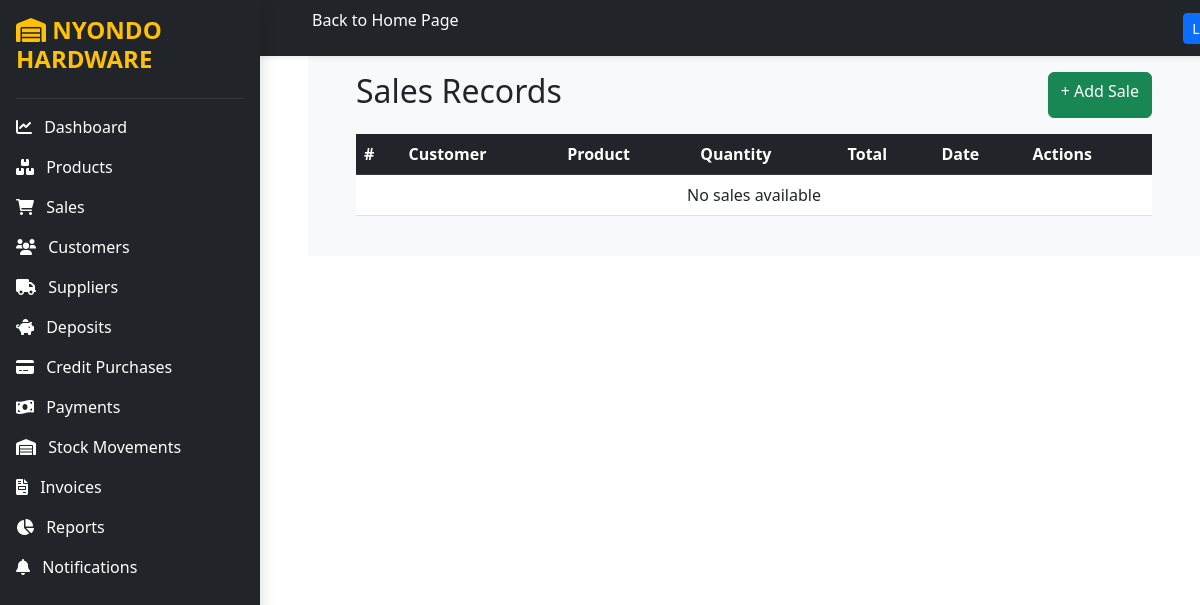
Before: /sales/ with the older database file.
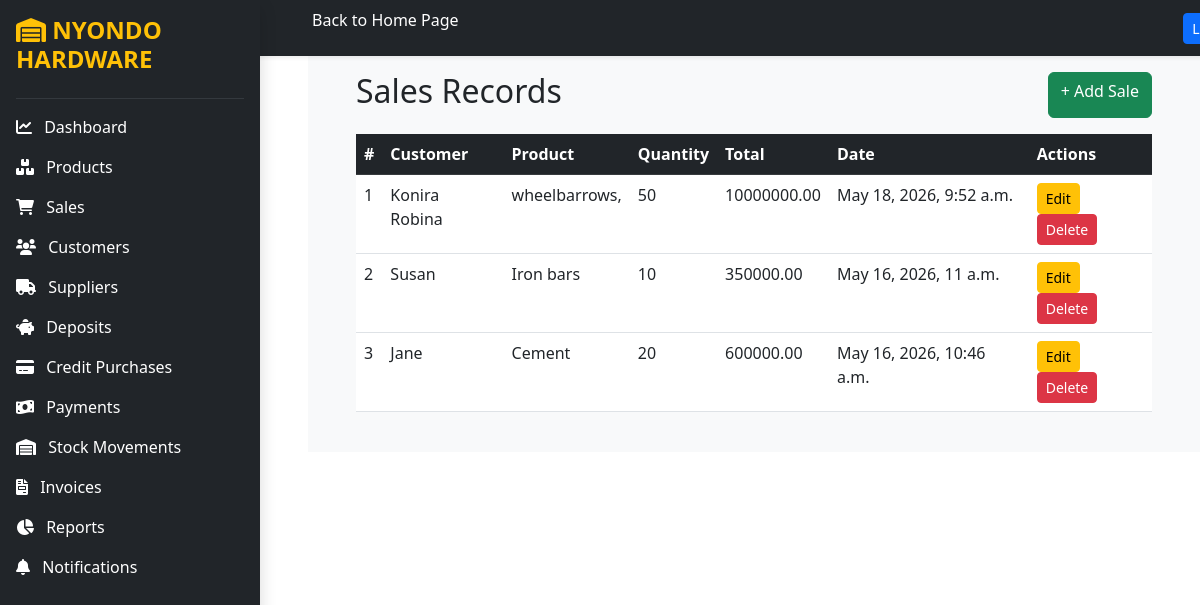
After: the same page with the newer database file.
### core/models.py (models this page shows, shortened)
class Sale(models.Model):
    CUSTOMER_TYPES = (
        ('Retail', 'Retail'),
        ('Wholesale', 'Wholesale'),
    )
    date = models.DateTimeField(auto_now_add=True)
    sales_representative = models.CharField( max_length=200,validators=[MinLengthValidator(3)])
    customer_name = models.CharField(max_length=200,validators=[MinLengthValidator(3)])
    address = models.CharField(max_length=200,validators=[MinLengthValidator(3)])
    phone_number = models.CharField(max_length=20,validators=[phone_validator])
    customer_type = models.CharField(max_length=20,choices=CUSTOMER_TYPES)
    product_name = models.ForeignKey(Product,on_delete=models.CASCADE)
    quantity = models.IntegerField(validators=[MinValueValidator(1)])
    selling_price = models.DecimalField(max_digits=10,decimal_places=2,validators=[MinValueValidator(0)])
    total_amount = models.DecimalField(max_digits=10,decimal_places=2,validators=[MinValueValidator(0)])
    transport_fee = models.DecimalField(max_digits=10,decimal_places=2,validators=[MinValueValidator(0)])

class Product(models.Model):
    name = models.CharField(max_length=100,validators=[MinLengthValidator(2)])
    category = models.CharField(max_length=100,validators=[MinLengthValidator(2)])
    unit_cost = models.DecimalField(max_digits=10,decimal_places=2,validators=[MinValueValidator(0)])
    selling_price = models.DecimalField(max_digits=10,decimal_places=2,validators=[MinValueValidator(0)])
    stock_quantity = models.IntegerField(validators=[MinValueValidator(0)])
    def __str__(self):
        return self.name

### core/views.py (the view)
# urls.py: path('sales/',views.sales,name='sales'),
def sales(request):
    sales = Sale.objects.all().order_by('-date')
    context = {'sales': sales}
    return render( request,'sales.html',context)

### core/templates/sales.html
{% extends 'base.html' %}
{% block content %}
<div class="container mt-5">
    <div class="container mt-5">
        <div class="d-flex justify-content-between mb-3">
            <h2>Sales Records</h2>
            <a href="{% url 'add_sales' %}" class="btn btn-success">+ Add Sale</a>
        </div>
        <div class="card-body table-responsive">
            <table class="table table-hover">
                <thead class="table-dark">
                    <tr>
                        <th>#</th>
                        <th>Customer</th>
                        <th>Product</th>
                        <th>Quantity</th>
                        <th>Total</th>
                        <th>Date</th>
                        <th>Actions</th>
                    </tr>
                </thead>
                <tbody>
                    {% for sale in sales %}
                    <tr>
                        <td>{{ forloop.counter }}</td>
                        <td>{{ sale.customer_name }}</td>
                        <td>{{ sale.product_name }}</td>
                        <td>{{ sale.quantity }}</td>
                        <td>{{ sale.total_amount }}</td>
                        <td>{{ sale.date }}</td>
                        <td>
                            <a href="{% url 'edit_sale' sale.id %}" class="btn btn-warning btn-sm"> Edit</a>
                            <a href="{% url 'delete_sale' sale.id %}" class="btn btn-danger btn-sm"
                                onclick="return confirm('Delete this sale?')"> Delete</a>
                        </td>
                    </tr>
                    {% empty %}
                    <tr>
                        <td colspan="7" class="text-center">
                            No sales available
                        </td>
                    </tr>
                    {% endfor %}
                </tbody>
            </table>
        </div>
    </div>
</div>
{% endblock %}

### core/templates/base.html (shortened to what this page needs)
<!doctype html>
<html>
<head>
  <link href="https://cdn.jsdelivr.net/npm/bootstrap@5.3.0/dist/css/bootstrap.min.css" rel="stylesheet" />
  <link rel="stylesheet" href="https://cdnjs.cloudflare.com/ajax/libs/font-awesome/6.0.0/css/all.min.css" />
</head>
<body>
  <div>
    <div style="position: fixed; margin-left: 250px; width: 1000px">
      <nav class="navbar navbar-expand-lg navbar-dark bg-dark shadow-sm">
        <div class="container-fluid">
          <div class="collapse navbar-collapse" id="navbarContent" style="margin-left: 50px">
            <a href="/" class="text-white text-decoration-none d-block mb-3">Back to Home Page</a>
            <ul class="navbar-nav ms-auto align-items-center">
              {% if user.is_authenticated %}
              <li class="nav-item me-3">
                <a class="nav-link position-relative" href="{% url 'notifications' %}">
                  <i class="fas fa-bell"></i>
                  Notifications {% if unread_notifications_count > 0 %}
                  <span class="position-absolute top-0 start-100 translate-middle badge rounded-pill bg-danger">
                    {{ unread_notifications_count }}
                  </span>
                  {% endif %}
                </a>
              </li>
              <li class="nav-item me-3">
                <span class="nav-link text-warning">
                  Welcome, {{ request.user.username }}
                </span>
              </li>
              <li class="nav-item">
                <a class="btn btn-danger btn-sm" href="{% url 'logout' %}">
                  Logout
                </a>
              </li>
              {% else %}
              <li class="nav-item">
                <a class="btn btn-primary btn-sm" href="{% url 'login' %}">
                  Login
                </a>
              </li>
              {% endif %}
            </ul>
          </div>
        </div>
      </nav>
    </div>
    <div class="d-flex">
      <div class="d-flex">
        <div class="d-flex">
          <div class="bg-dark text-white p-3 vh-100 shadow" style="width: 260px; position: fixed">
            <h4 class="fw-bold text-warning mb-4">
              <i class="fas fa-warehouse"></i>
              NYONDO HARDWARE
            </h4>
            <hr class="text-secondary" />
            <a href="{% url 'dashboard' %}" class="text-white text-decoration-none d-block mb-3">
              <i class="fas fa-chart-line me-2"></i>
              Dashboard
            </a>
            <a href="{% url 'products' %}" class="text-white text-decoration-none d-block mb-3">
              <i class="fas fa-boxes me-2"></i>
              Products
            </a>
            <a href="{% url 'sales' %}" class="text-white text-decoration-none d-block mb-3">
              <i class="fas fa-cart-shopping me-2"></i>
              Sales
            </a>
            <a href="{% url 'customers' %}" class="text-white text-decoration-none d-block mb-3">
              <i class="fas fa-users me-2"></i>
              Customers
            </a>
            <a href="{% url 'suppliers' %}" class="text-white text-decoration-none d-block mb-3">
              <i class="fas fa-truck me-2"></i>
              Suppliers
            </a>
            <a href="{% url 'deposits' %}" class="text-white text-decoration-none d-block mb-3">
              <i class="fas fa-piggy-bank me-2"></i>
              Deposits
            </a>
            <a href="{% url 'credit_purchases' %}" class="text-white text-decoration-none d-block mb-3">
              <i class="fas fa-credit-card me-2"></i>
              Credit Purchases
            </a>
            <a href="{% url 'payments' %}" class="text-white text-decoration-none d-block mb-3">
              <i class="fas fa-money-bill-wave me-2"></i>
              Payments
            </a>
            <a href="{% url 'stock_movements' %}" class="text-white text-decoration-none d-block mb-3">
              <i class="fas fa-warehouse me-2"></i>
              Stock Movements
            </a>
            <a href="{% url 'invoices' %}" class="text-white text-decoration-none d-block mb-3">
              <i class="fas fa-file-invoice me-2"></i>
              Invoices
            </a>
            <a href="{% url 'reports' %}" class="text-white text-decoration-none d-block mb-3">
              <i class="fas fa-chart-pie me-2"></i>
              Reports
            </a>
            <a href="{% url 'notifications' %}" class="text-white text-decoration-none d-block mb-3">
              <i class="fas fa-bell me-2"></i>
              Notifications
            </a>
          </div>
        </div>
        <div class="p-4" style="margin-left: 260px; width: 100%">
        </div>
      </div>
      <div class="p-4 w-100 bg-light">{% block content %}{% endblock %}</div>
    </div>
  </div>
</body>
</html>

Changed rows visible on the page:
added Sale: customer_name "Konira Robina", product_name "wheelbarrows,", quantity "50", total_amount "10000000.00", date "May 18, 2026, 9:52 a.m."
added Sale: customer_name "Susan", product_name "Iron bars", quantity "10", total_amount "350000.00", date "May 16, 2026, 11 a.m."
added Sale: customer_name "Jane", product_name "Cement", quantity "20", total_amount "600000.00", date "May 16, 2026, 10:46 a.m."
Other visible differences:
text no longer shown: "No sales available"
